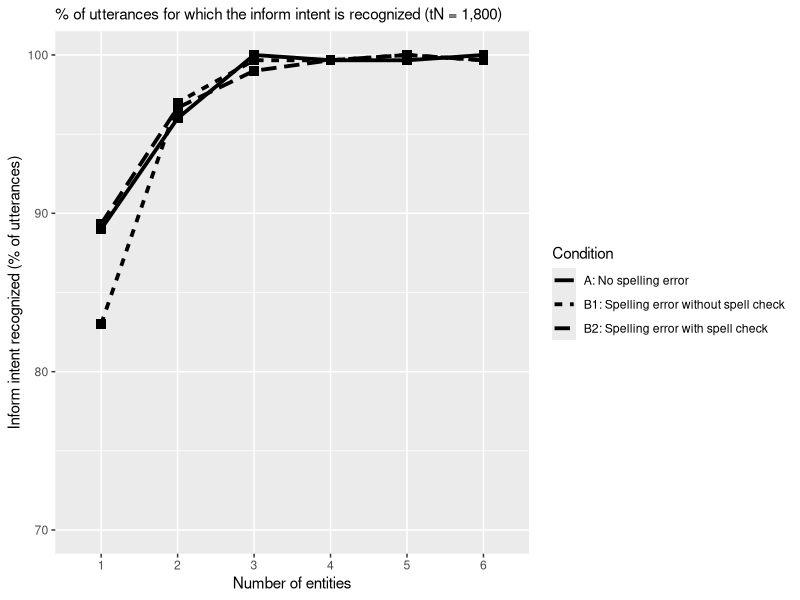
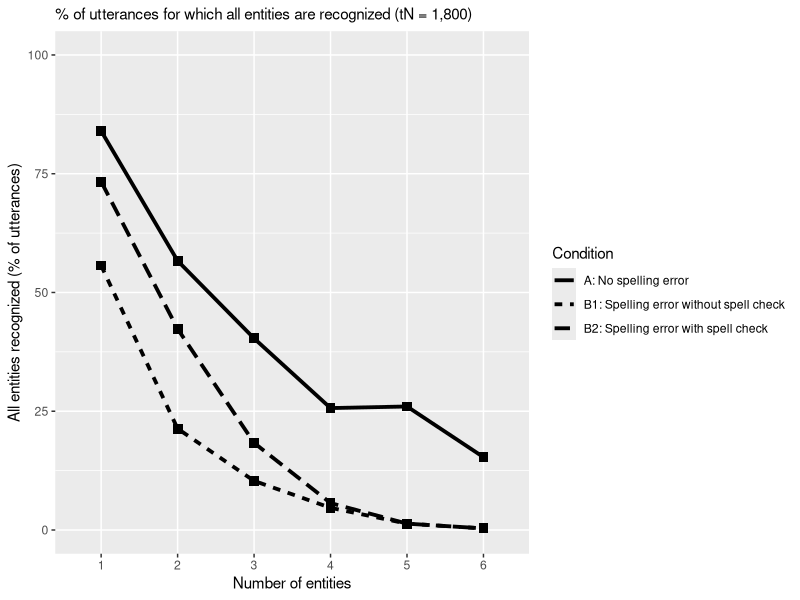
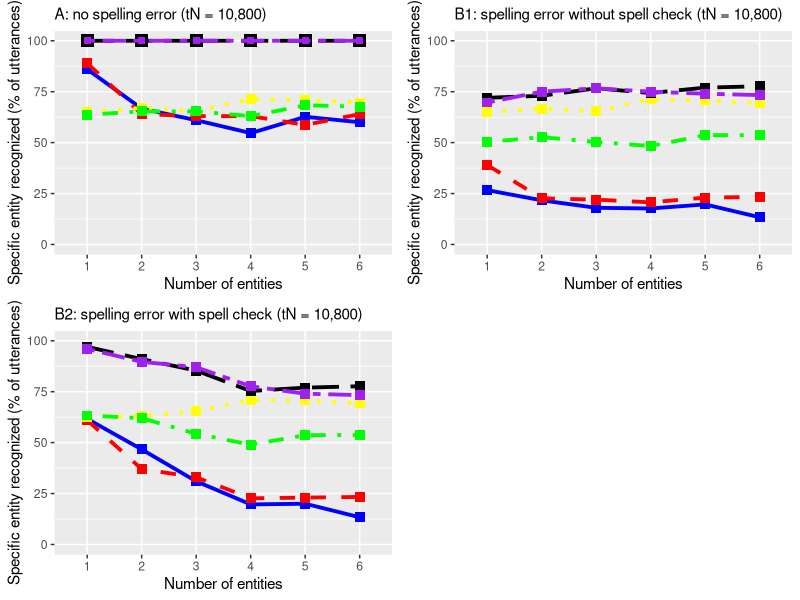

R code for these plots, in order:
library(ggplot2)
library(dplyr)
library(ggpubr)

setwd(dirname(rstudioapi::getActiveDocumentContext()$path))
allEntitiesExp <- read.csv("parameterAgnosticComplexityExperiment.csv", na.strings="", stringsAsFactors = FALSE, encoding="UTF-8")
View(allEntitiesExp)
allEntitiesExp[allEntitiesExp=="false"] <- 0
allEntitiesExp[allEntitiesExp=="true"] <- 1

allEntitiesRecognizedDfNoErrors <- filter(allEntitiesExp, spellingErrors == 0)[c(1,7,8)]
allEntitiesRecognizedDfErrorsNoCheck <- filter(filter(allEntitiesExp, spellingErrors == 1), luisSpellCheck == 0)[c(1,7,8)]
allEntitiesRecognizedDfErrorsCheck <- filter(filter(allEntitiesExp, spellingErrors == 1), luisSpellCheck == 1)[c(1,7,8)]

numberEntities <- c("1","2","3","4","5","6")

get_percentage_of_recognized_set <- function(x) {
  return(sum(x) / length(x) * 100)
}

intentRecognizedPDf <- data.frame(numberEntities)
intentRecognizedPDf$noSpellingError <- aggregate(as.integer(allEntitiesRecognizedDfNoErrors$intentRecognized), list(allEntitiesRecognizedDfNoErrors$numberEntities), get_percentage_of_recognized_set)[[2]]
intentRecognizedPDf$spellingErrorCheck <- aggregate(as.integer(allEntitiesRecognizedDfErrorsCheck$intentRecognized), list(allEntitiesRecognizedDfErrorsCheck$numberEntities), get_percentage_of_recognized_set)[[2]]
intentRecognizedPDf$spellingErrorNoCheck <- aggregate(as.integer(allEntitiesRecognizedDfErrorsNoCheck$intentRecognized), list(allEntitiesRecognizedDfErrorsNoCheck$numberEntities), get_percentage_of_recognized_set)[[2]]

intentRecognizedP <- ggplot(intentRecognizedPDf, aes(x=numberEntities, group = 1)) +
  geom_line(aes(y=noSpellingError, lty="1"), size = 1.3) +
  geom_point(aes(y=noSpellingError), size = 3, pch=15) +
  geom_line(aes(y=spellingErrorNoCheck, lty="2"), size = 1.3) +
  geom_point(aes(y=spellingErrorNoCheck), size = 3, pch=15) +
  geom_line(aes(y=spellingErrorCheck, lty="3"), size = 1.3) + 
  geom_point(aes(y=spellingErrorCheck), size = 3, pch=15) + 
  ylim(70,100) +
  xlab("Number of entities") +
  ylab("Inform intent recognized (% of utterances)") + 
  ggtitle("% of utterances for which the inform intent is recognized (tN = 1,800)")  + 
  theme(plot.title = element_text(size=11)) + 
  scale_linetype_discrete(name="Condition", labels=c("A: No spelling error","B1: Spelling error without spell check","B2: Spelling error with spell check"))

intentRecognizedP


allEntitiesPDf <- data.frame(numberEntities)
allEntitiesPDf$noSpellingError<- aggregate(as.integer(allEntitiesRecognizedDfNoErrors$allEntitiesRecognized), list(allEntitiesRecognizedDfNoErrors$numberEntities), get_percentage_of_recognized_set)[[2]]
allEntitiesPDf$spellingErrorCheck<- aggregate(as.integer(allEntitiesRecognizedDfErrorsCheck$allEntitiesRecognized), list(allEntitiesRecognizedDfErrorsCheck$numberEntities), get_percentage_of_recognized_set)[[2]]
allEntitiesPDf$spellingErrorNoCheck<- aggregate(as.integer(allEntitiesRecognizedDfErrorsNoCheck$allEntitiesRecognized), list(allEntitiesRecognizedDfErrorsNoCheck$numberEntities), get_percentage_of_recognized_set)[[2]]


allEntitiesP <- ggplot(allEntitiesPDf, aes(x=numberEntities, group = 1)) +
  geom_line(aes(y=noSpellingError, lty="1"), size = 1.3) +
  geom_point(aes(y=noSpellingError), size = 3, pch=15) +
  geom_line(aes(y=spellingErrorNoCheck, lty="2"), size = 1.3) +
  geom_point(aes(y=spellingErrorNoCheck), size = 3, pch=15) +
  geom_line(aes(y=spellingErrorCheck, lty="3"), size = 1.3) + 
  geom_point(aes(y=spellingErrorCheck), size = 3, pch=15) + 
  ylim(0,100) +
  xlab("Number of entities") +
  ylab("All entities recognized (% of utterances)") + 
  ggtitle("% of utterances for which all entities are recognized (tN = 1,800)")  + 
  theme(plot.title = element_text(size=11)) + 
  scale_linetype_discrete(name="Condition", labels=c("A: No spelling error","B1: Spelling error without spell check","B2: Spelling error with spell check"))

allEntitiesP

originCityExp <- read.csv("parameterAwareComplexityExperiment-Parameter1.csv", na.strings="", stringsAsFactors = FALSE, encoding="UTF-8")
originCityExp[originCityExp=="false"] <- 0
originCityExp[originCityExp=="true"] <- 1
originCityDfNoErrors <- filter(originCityExp, spellingErrors == 0)[c(8,9)]
originCityDfErrorsNoCheck <- filter(filter(originCityExp, spellingErrors == 1), luisSpellCheck == 0)[c(8,9)]
originCityDfErrorsCheck <- filter(filter(originCityExp, spellingErrors == 1), luisSpellCheck == 1)[c(8,9)]

destinationCityExp <- read.csv("parameterAwareComplexityExperiment-Parameter2.csv", na.strings="", stringsAsFactors = FALSE, encoding="UTF-8")
destinationCityExp[destinationCityExp=="false"] <- 0
destinationCityExp[destinationCityExp=="true"] <- 1
destinationCityDfNoErrors <- filter(destinationCityExp, spellingErrors == 0)[c(8,10)]
destinationCityDfErrorsNoCheck <- filter(filter(destinationCityExp, spellingErrors == 1), luisSpellCheck == 0)[c(8,10)]
destinationCityDfErrorsCheck <- filter(filter(destinationCityExp, spellingErrors == 1), luisSpellCheck == 1)[c(8,10)]

budgetExp <- read.csv("parameterAwareComplexityExperiment-Parameter3.csv", na.strings="", stringsAsFactors = FALSE, encoding="UTF-8")
budgetExp[budgetExp=="false"] <- 0
budgetExp[budgetExp=="true"] <- 1
budgetDfNoErrors <- filter(budgetExp, spellingErrors == 0)[c(8,11)]
budgetDfErrorsNoCheck <- filter(filter(budgetExp, spellingErrors == 1), luisSpellCheck == 0)[c(8,11)]
budgetDfErrorsCheck <- filter(filter(budgetExp, spellingErrors == 1), luisSpellCheck == 1)[c(8,11)]


startDateExp <- read.csv("parameterAwareComplexityExperiment-Parameter4.csv", na.strings="", stringsAsFactors = FALSE, encoding="UTF-8")
startDateExp[startDateExp=="false"] <- 0
startDateExp[startDateExp=="true"] <- 1
startDateDfNoErrors <- filter(startDateExp, spellingErrors == 0)[c(8,12)]
startDateDfErrorsNoCheck <- filter(filter(startDateExp, spellingErrors == 1), luisSpellCheck == 0)[c(8,12)]
startDateDfErrorsCheck <- filter(filter(startDateExp, spellingErrors == 1), luisSpellCheck == 1)[c(8,12)]


numberOfChildrenExp <- read.csv("parameterAwareComplexityExperiment-Parameter5.csv", na.strings="", stringsAsFactors = FALSE, encoding="UTF-8")
numberOfChildrenExp[numberOfChildrenExp=="false"] <- 0
numberOfChildrenExp[numberOfChildrenExp=="true"] <- 1
numberOfChildrenDfNoErrors <- filter(numberOfChildrenExp, spellingErrors == 0)[c(8,13)]
numberOfChildrenDfErrorsNoCheck <- filter(filter(numberOfChildrenExp, spellingErrors == 1), luisSpellCheck == 0)[c(8,13)]
numberOfChildrenDfErrorsCheck <- filter(filter(numberOfChildrenExp, spellingErrors == 1), luisSpellCheck == 1)[c(8,13)]


numberOfAdultsExp <- read.csv("parameterAwareComplexityExperiment-Parameter6.csv", na.strings="", stringsAsFactors = FALSE, encoding="UTF-8")
numberOfAdultsExp[numberOfAdultsExp=="false"] <- 0
numberOfAdultsExp[numberOfAdultsExp=="true"] <- 1
numberOfAdultsDfNoErrors <- filter(numberOfAdultsExp, spellingErrors == 0)[c(8,14)]
numberOfAdultsDfErrorsNoCheck <- filter(filter(numberOfAdultsExp, spellingErrors == 1), luisSpellCheck == 0)[c(8,14)]
numberOfAdultsDfErrorsCheck <- filter(filter(numberOfAdultsExp, spellingErrors == 1), luisSpellCheck == 1)[c(8,14)]


separateEntitiesNoErrorsPDf <- data.frame(numberEntities)

separateEntitiesNoErrorsPDf$originCity <- aggregate(as.integer(originCityDfNoErrors$originCity), list(originCityDfNoErrors$numberEntities), get_percentage_of_recognized_set)[[2]]
separateEntitiesNoErrorsPDf$destinationCity <- aggregate(as.integer(destinationCityDfNoErrors$destinationCity), list(destinationCityDfNoErrors$numberEntities), get_percentage_of_recognized_set)[[2]]
separateEntitiesNoErrorsPDf$budget <- aggregate(as.integer(budgetDfNoErrors$budget), list(budgetDfNoErrors$numberEntities), get_percentage_of_recognized_set)[[2]]
separateEntitiesNoErrorsPDf$startDate <- aggregate(as.integer(startDateDfNoErrors$startDate), list(startDateDfNoErrors$numberEntities), get_percentage_of_recognized_set)[[2]]
separateEntitiesNoErrorsPDf$numberOfChildren <- aggregate(as.integer(numberOfChildrenDfNoErrors$numberChildren), list(numberOfChildrenDfNoErrors$numberEntities), get_percentage_of_recognized_set)[[2]]
separateEntitiesNoErrorsPDf$numberOfAdults <- aggregate(as.integer(numberOfAdultsDfNoErrors$numberAdults), list(numberOfAdultsDfNoErrors$numberEntities), get_percentage_of_recognized_set)[[2]]

separateEntityLegendName = "Entity Type"
separateEntityLegendLabels = c("Origin City", "Destination City", "Budget", "Start Date", "Number of Children", "Number of Adults")
colours <- c("blue","red","yellow","green","black","purple")
ltys <- c(1,2,3,4,5,6)

separateEntitiesNoErrorsP <- ggplot(separateEntitiesNoErrorsPDf, aes(x=numberEntities, group = 1)) +
  geom_line(aes(y=originCity, lty="1", color="1"), size = 1.3) +
  geom_point(aes(y=originCity, color="1"), size = 3, pch=15) +
  geom_line(aes(y=destinationCity, lty="2", color="2"), size = 1.3) +
  geom_point(aes(y=destinationCity, color="2"), size = 3, pch=15) +
  geom_line(aes(y=budget, lty="3", color= "3"), size = 1.3) +
  geom_point(aes(y=budget, color="3"), size = 3, pch=15) +
  geom_line(aes(y=startDate, lty="4", color="4"), size = 1.3) +
  geom_point(aes(y=startDate, color="4"), size = 3, pch=15) +
  geom_line(aes(y=numberOfChildren, lty="5", color="5"), size = 1.3) +
  geom_point(aes(y=numberOfChildren, color="5"), size = 4, pch=15) +
  geom_line(aes(y=numberOfAdults, lty="6", color="6"), size = 1.3) +
  geom_point(aes(y=numberOfAdults, color="6"), size = 2, pch=15) +
  ylim(0,100) +
  xlab("Number of entities") +
  ylab("Specific entity recognized (% of utterances)") + 
  ggtitle("% of utterances for which a specific entity was recognized
without spelling errors (tN = 10,800)")  + 
  theme(plot.title = element_text(size=11)) +
  guides(colour = guide_legend(override.aes = list(shape = NA))) +
  scale_color_manual(name=separateEntityLegendName, labels=separateEntityLegendLabels, values=colours) +
  scale_linetype_manual(name=separateEntityLegendName, labels=separateEntityLegendLabels, values=ltys)

separateEntitiesErrorsNoCheck <- data.frame(numberEntities)

separateEntitiesErrorsNoCheck$originCity <- aggregate(as.integer(originCityDfErrorsNoCheck$originCity), list(originCityDfErrorsNoCheck$numberEntities), get_percentage_of_recognized_set)[[2]]
separateEntitiesErrorsNoCheck$destinationCity <- aggregate(as.integer(destinationCityDfErrorsNoCheck$destinationCity), list(destinationCityDfErrorsNoCheck$numberEntities), get_percentage_of_recognized_set)[[2]]
separateEntitiesErrorsNoCheck$budget <- aggregate(as.integer(budgetDfErrorsNoCheck$budget), list(budgetDfErrorsNoCheck$numberEntities), get_percentage_of_recognized_set)[[2]]
separateEntitiesErrorsNoCheck$startDate <- aggregate(as.integer(startDateDfErrorsNoCheck$startDate), list(startDateDfErrorsNoCheck$numberEntities), get_percentage_of_recognized_set)[[2]]
separateEntitiesErrorsNoCheck$numberOfChildren <- aggregate(as.integer(numberOfChildrenDfErrorsNoCheck$numberChildren), list(numberOfChildrenDfErrorsNoCheck$numberEntities), get_percentage_of_recognized_set)[[2]]
separateEntitiesErrorsNoCheck$numberOfAdults <- aggregate(as.integer(numberOfAdultsDfErrorsNoCheck$numberAdults), list(numberOfAdultsDfErrorsNoCheck$numberEntities), get_percentage_of_recognized_set)[[2]]

separateEntitiesErrorsNoCheckP <- ggplot(separateEntitiesErrorsNoCheck, aes(x=numberEntities, group = 1)) +
  geom_line(aes(y=originCity, lty="1", color="1"), size = 1.3) +
  geom_point(aes(y=originCity, color="1"), size = 3, pch=15) +
  geom_line(aes(y=destinationCity, lty="2", color="2"), size = 1.3) +
  geom_point(aes(y=destinationCity, color="2"), size = 3, pch=15) +
  geom_line(aes(y=budget, lty="3", color= "3"), size = 1.3) +
  geom_point(aes(y=budget, color="3"), size = 3, pch=15) +
  geom_line(aes(y=startDate, lty="4", color="4"), size = 1.3) +
  geom_point(aes(y=startDate, color="4"), size = 3, pch=15) +
  geom_line(aes(y=numberOfChildren, lty="5", color="5"), size = 1.3) +
  geom_point(aes(y=numberOfChildren, color="5"), size = 3, pch=15) +
  geom_line(aes(y=numberOfAdults, lty="6", color="6"), size = 1.3) +
  geom_point(aes(y=numberOfAdults, color="6"), size = 3, pch=15) +
  ylim(0,100) +
  xlab("Number of entities") +
  ylab("Specific entity recognized (% of utterances)") + 
  ggtitle("% of utterances for which a specific entity was recognized
with spelling errors, without spell check (tN = 10,800)")  + 
  theme(plot.title = element_text(size=11)) + 
  guides(colour = guide_legend(override.aes = list(shape = NA))) +
  scale_color_manual(name=separateEntityLegendName, labels=separateEntityLegendLabels, values=colours) +
  scale_linetype_manual(name=separateEntityLegendName, labels=separateEntityLegendLabels, values=ltys)

separateEntitiesErrorsCheck <- data.frame(numberEntities)

separateEntitiesErrorsCheck$originCity <- aggregate(as.integer(originCityDfErrorsCheck$originCity), list(originCityDfErrorsCheck$numberEntities), get_percentage_of_recognized_set)[[2]]
separateEntitiesErrorsCheck$destinationCity <- aggregate(as.integer(destinationCityDfErrorsCheck$destinationCity), list(destinationCityDfErrorsCheck$numberEntities), get_percentage_of_recognized_set)[[2]]
separateEntitiesErrorsCheck$budget <- aggregate(as.integer(budgetDfErrorsCheck$budget), list(budgetDfErrorsCheck$numberEntities), get_percentage_of_recognized_set)[[2]]
separateEntitiesErrorsCheck$startDate <- aggregate(as.integer(startDateDfErrorsCheck$startDate), list(startDateDfErrorsCheck$numberEntities), get_percentage_of_recognized_set)[[2]]
separateEntitiesErrorsCheck$numberOfChildren <- aggregate(as.integer(numberOfChildrenDfErrorsCheck$numberChildren), list(numberOfChildrenDfErrorsCheck$numberEntities), get_percentage_of_recognized_set)[[2]]
separateEntitiesErrorsCheck$numberOfAdults <- aggregate(as.integer(numberOfAdultsDfErrorsCheck$numberAdults), list(numberOfAdultsDfErrorsCheck$numberEntities), get_percentage_of_recognized_set)[[2]]

separateEntitiesErrorsCheckP <- ggplot(separateEntitiesErrorsCheck, aes(x=numberEntities, group = 1)) +
  geom_line(aes(y=originCity, lty="1", color="1"), size = 1.3) +
  geom_point(aes(y=originCity, color="1"), size = 3, pch=15) +
  geom_line(aes(y=destinationCity, lty="2", color="2"), size = 1.3) +
  geom_point(aes(y=destinationCity, color="2"), size = 3, pch=15) +
  geom_line(aes(y=budget, lty="3", color= "3"), size = 1.3) +
  geom_point(aes(y=budget, color="3"), size = 3, pch=15) +
  geom_line(aes(y=startDate, lty="4", color="4"), size = 1.3) +
  geom_point(aes(y=startDate, color="4"), size = 3, pch=15) +
  geom_line(aes(y=numberOfChildren, lty="5", color="5"), size = 1.3) +
  geom_point(aes(y=numberOfChildren, color="5"), size = 3, pch=15) +
  geom_line(aes(y=numberOfAdults, lty="6", color="6"), size = 1.3) +
  geom_point(aes(y=numberOfAdults, color="6"), size = 3, pch=15) +
  ylim(0,100) +
  xlab("Number of entities") +
  ylab("Specific entity recognized (% of utterances)") + 
  ggtitle("% of utterances for which a specific entity was recognized in a sentence with X Number of entities
with spelling errors, with spell check (tN = 10,800)")  + 
  theme(plot.title = element_text(size=11)) + 
  guides(colour = guide_legend(override.aes = list(shape = NA))) +
  scale_color_manual(name=separateEntityLegendName, labels=separateEntityLegendLabels, values=colours) +
  scale_linetype_manual(name=separateEntityLegendName, labels=separateEntityLegendLabels, values=ltys)

ggarrange(separateEntitiesNoErrorsP + ggtitle("A: no spelling error (tN = 10,800)") + theme(legend.position = "none", strip.text=element_blank()), separateEntitiesErrorsNoCheckP + ggtitle("B1: spelling error without spell check (tN = 10,800)")  +  theme(legend.position = "none", strip.text=element_blank()), separateEntitiesErrorsCheckP + ggtitle("B2: spelling error with spell check (tN = 10,800)") + theme(legend.position = "none", strip.text=element_blank()) )
